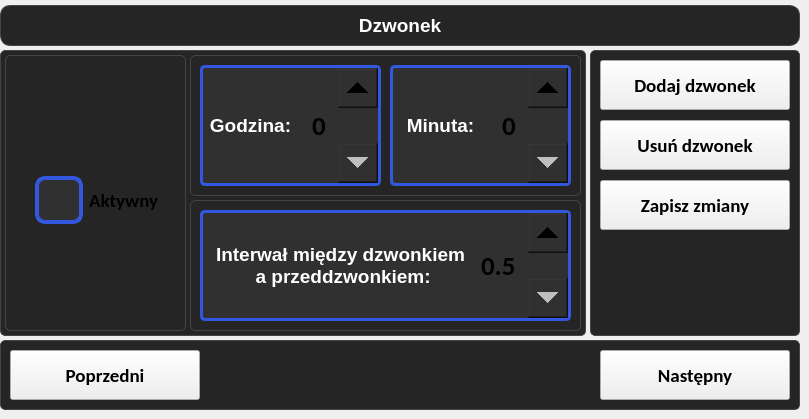
    <widget class="QWidget" name="Schedule">
     <property name="styleSheet">
      <string notr="true">QFrame {
    color: #ffffff; /* Biały tekst */
    background-color: #252525;
    border: 1px solid #454545; /* Szara ramka */
    border-radius: 5px; /* Zaokrąglone rogi */
}
QLabel{
    background-color: #252525;
    border: 1px solid #454545; /* Szara ramka */
    border-radius: 10px; /* Zaokrąglone rogi */
}</string>
     </property>
     <widget class="QLabel" name="lblScheduleIndex">
      <property name="geometry">
       <rect>
        <x>0</x>
        <y>5</y>
        <width>800</width>
        <height>41</height>
       </rect>
      </property>
      <property name="font">
       <font>
        <pointsize>14</pointsize>
        <bold>true</bold>
       </font>
      </property>
      <property name="layoutDirection">
       <enum>Qt::LayoutDirection::LeftToRight</enum>
      </property>
      <property name="autoFillBackground">
       <bool>false</bool>
      </property>
      <property name="frameShape">
       <enum>QFrame::Shape::NoFrame</enum>
      </property>
      <property name="frameShadow">
       <enum>QFrame::Shadow::Plain</enum>
      </property>
      <property name="lineWidth">
       <number>0</number>
      </property>
      <property name="midLineWidth">
       <number>0</number>
      </property>
      <property name="text">
       <string>Dzwonek</string>
      </property>
      <property name="textFormat">
       <enum>Qt::TextFormat::AutoText</enum>
      </property>
      <property name="alignment">
       <set>Qt::AlignmentFlag::AlignCenter</set>
      </property>
     </widget>
     <widget class="QFrame" name="frameBellIndex">
      <property name="geometry">
       <rect>
        <x>0</x>
        <y>340</y>
        <width>800</width>
        <height>70</height>
       </rect>
      </property>
      <property name="frameShape">
       <enum>QFrame::Shape::StyledPanel</enum>
      </property>
      <property name="frameShadow">
       <enum>QFrame::Shadow::Raised</enum>
      </property>
      <widget class="QPushButton" name="btnPrev">
       <property name="geometry">
        <rect>
         <x>10</x>
         <y>10</y>
         <width>190</width>
         <height>50</height>
        </rect>
       </property>
       <property name="minimumSize">
        <size>
         <width>0</width>
         <height>50</height>
        </size>
       </property>
       <property name="font">
        <font>
         <family>Calibri</family>
         <pointsize>14</pointsize>
         <bold>true</bold>
        </font>
       </property>
       <property name="text">
        <string>Poprzedni</string>
       </property>
      </widget>
      <widget class="QPushButton" name="btnNext">
       <property name="geometry">
        <rect>
         <x>600</x>
         <y>10</y>
         <width>190</width>
         <height>50</height>
        </rect>
       </property>
       <property name="minimumSize">
        <size>
         <width>0</width>
         <height>50</height>
        </size>
       </property>
       <property name="font">
        <font>
         <family>Calibri</family>
         <pointsize>14</pointsize>
         <bold>true</bold>
        </font>
       </property>
       <property name="text">
        <string>Następny</string>
       </property>
      </widget>
     </widget>
     <widget class="QFrame" name="frame">
      <property name="geometry">
       <rect>
        <x>590</x>
        <y>50</y>
        <width>210</width>
        <height>286</height>
       </rect>
      </property>
      <property name="frameShape">
       <enum>QFrame::Shape::StyledPanel</enum>
      </property>
      <property name="frameShadow">
       <enum>QFrame::Shadow::Raised</enum>
      </property>
      <widget class="QPushButton" name="btnSaveChanges">
       <property name="geometry">
        <rect>
         <x>10</x>
         <y>130</y>
         <width>190</width>
         <height>50</height>
        </rect>
       </property>
       <property name="minimumSize">
        <size>
         <width>0</width>
         <height>50</height>
        </size>
       </property>
       <property name="font">
        <font>
         <family>Calibri</family>
         <pointsize>14</pointsize>
         <bold>true</bold>
        </font>
       </property>
       <property name="text">
        <string>Zapisz zmiany</string>
       </property>
       <attribute name="buttonGroup">
        <string notr="true">buttonGroup</string>
       </attribute>
      </widget>
      <widget class="QPushButton" name="btnAdd">
       <property name="geometry">
        <rect>
         <x>10</x>
         <y>10</y>
         <width>190</width>
         <height>50</height>
        </rect>
       </property>
       <property name="minimumSize">
        <size>
         <width>0</width>
         <height>50</height>
        </size>
       </property>
       <property name="font">
        <font>
         <family>Calibri</family>
         <pointsize>14</pointsize>
         <bold>true</bold>
        </font>
       </property>
       <property name="text">
        <string>Dodaj dzwonek</string>
       </property>
       <attribute name="buttonGroup">
        <string notr="true">buttonGroup</string>
       </attribute>
      </widget>
      <widget class="QPushButton" name="btnDelete">
       <property name="geometry">
        <rect>
         <x>10</x>
         <y>70</y>
         <width>190</width>
         <height>50</height>
        </rect>
       </property>
       <property name="minimumSize">
        <size>
         <width>0</width>
         <height>50</height>
        </size>
       </property>
       <property name="font">
        <font>
         <family>Calibri</family>
         <pointsize>14</pointsize>
         <bold>true</bold>
        </font>
       </property>
       <property name="text">
        <string>Usuń dzwonek</string>
       </property>
       <attribute name="buttonGroup">
        <string notr="true">buttonGroup</string>
       </attribute>
      </widget>
     </widget>
     <widget class="QFrame" name="frameParameters">
      <property name="geometry">
       <rect>
        <x>0</x>
        <y>50</y>
        <width>586</width>
        <height>286</height>
       </rect>
      </property>
      <property name="styleSheet">
       <string notr="true">QToolButton {
	background-color: rgb(55,55,55);
    color: #ffffff; /* Biały tekst */
    border: 4px solid #3158de;; /* Szara ramka */
    border-radius: 10px; /* Zaokrąglone rogi */
    padding: 0px; /* Wewnętrzne odstępy */
}
QLabel{
 border: 0px solid #3158b3; /* Szara ramka */
 background: #303030;
}</string>
      </property>
      <property name="frameShape">
       <enum>QFrame::Shape::StyledPanel</enum>
      </property>
      <property name="frameShadow">
       <enum>QFrame::Shadow::Raised</enum>
      </property>
      <widget class="QFrame" name="frameHour">
       <property name="geometry">
        <rect>
         <x>190</x>
         <y>5</y>
         <width>391</width>
         <height>141</height>
        </rect>
       </property>
       <property name="styleSheet">
        <string notr="true">QSpinBox
{
    border: 3px solid #3158de;
    padding-right: 8px;
    padding-left: 8px;
    padding-top: 8px;
    padding-bottom: 8px;
    border-radius: 5px; 
	background: #303030;
}

QSpinBox::up-button
{
    width:40px;
    height: 40px;

}

QSpinBox::down-button
{
    width:40px;
    height: 40px;
}
</string>
       </property>
       <property name="frameShape">
        <enum>QFrame::Shape::StyledPanel</enum>
       </property>
       <property name="frameShadow">
        <enum>QFrame::Shadow::Raised</enum>
       </property>
       <widget class="QLabel" name="lblHour">
        <property name="geometry">
         <rect>
          <x>20</x>
          <y>50</y>
          <width>81</width>
          <height>41</height>
         </rect>
        </property>
        <property name="font">
         <font>
          <pointsize>14</pointsize>
          <bold>true</bold>
         </font>
        </property>
        <property name="layoutDirection">
         <enum>Qt::LayoutDirection::LeftToRight</enum>
        </property>
        <property name="autoFillBackground">
         <bool>false</bool>
        </property>
        <property name="styleSheet">
         <string notr="true">QLabel{
 border: 0px solid #3158b3; /* Szara ramka */
}</string>
        </property>
        <property name="frameShape">
         <enum>QFrame::Shape::NoFrame</enum>
        </property>
        <property name="frameShadow">
         <enum>QFrame::Shadow::Plain</enum>
        </property>
        <property name="lineWidth">
         <number>0</number>
        </property>
        <property name="midLineWidth">
         <number>0</number>
        </property>
        <property name="text">
         <string>Godzina:</string>
        </property>
        <property name="textFormat">
         <enum>Qt::TextFormat::AutoText</enum>
        </property>
        <property name="alignment">
         <set>Qt::AlignmentFlag::AlignCenter</set>
        </property>
       </widget>
       <widget class="QLabel" name="lblMinute">
        <property name="geometry">
         <rect>
          <x>210</x>
          <y>50</y>
          <width>81</width>
          <height>41</height>
         </rect>
        </property>
        <property name="font">
         <font>
          <pointsize>14</pointsize>
          <bold>true</bold>
         </font>
        </property>
        <property name="layoutDirection">
         <enum>Qt::LayoutDirection::LeftToRight</enum>
        </property>
        <property name="autoFillBackground">
         <bool>false</bool>
        </property>
        <property name="styleSheet">
         <string notr="true">QLabel{
 border: 0px solid #3158b3; /* Szara ramka */
}</string>
        </property>
        <property name="frameShape">
         <enum>QFrame::Shape::NoFrame</enum>
        </property>
        <property name="frameShadow">
         <enum>QFrame::Shadow::Plain</enum>
        </property>
        <property name="lineWidth">
         <number>0</number>
        </property>
        <property name="midLineWidth">
         <number>0</number>
        </property>
        <property name="text">
         <string>Minuta:</string>
        </property>
        <property name="textFormat">
         <enum>Qt::TextFormat::AutoText</enum>
        </property>
        <property name="alignment">
         <set>Qt::AlignmentFlag::AlignCenter</set>
        </property>
       </widget>
       <widget class="QSpinBox" name="sboxHour">
        <property name="geometry">
         <rect>
          <x>10</x>
          <y>10</y>
          <width>181</width>
          <height>121</height>
         </rect>
        </property>
        <property name="font">
         <font>
          <family>Calibri</family>
          <pointsize>20</pointsize>
          <bold>true</bold>
         </font>
        </property>
        <property name="cursor">
         <cursorShape>BlankCursor</cursorShape>
        </property>
        <property name="focusPolicy">
         <enum>Qt::FocusPolicy::NoFocus</enum>
        </property>
        <property name="contextMenuPolicy">
         <enum>Qt::ContextMenuPolicy::NoContextMenu</enum>
        </property>
        <property name="styleSheet">
         <string notr="true"/>
        </property>
        <property name="wrapping">
         <bool>false</bool>
        </property>
        <property name="frame">
         <bool>false</bool>
        </property>
        <property name="alignment">
         <set>Qt::AlignmentFlag::AlignRight|Qt::AlignmentFlag::AlignTrailing|Qt::AlignmentFlag::AlignVCenter</set>
        </property>
        <property name="buttonSymbols">
         <enum>QAbstractSpinBox::ButtonSymbols::UpDownArrows</enum>
        </property>
        <property name="keyboardTracking">
         <bool>false</bool>
        </property>
        <property name="showGroupSeparator" stdset="0">
         <bool>false</bool>
        </property>
        <property name="maximum">
         <number>23</number>
        </property>
       </widget>
       <widget class="QSpinBox" name="sboxMinute">
        <property name="geometry">
         <rect>
          <x>200</x>
          <y>10</y>
          <width>181</width>
          <height>121</height>
         </rect>
        </property>
        <property name="font">
         <font>
          <family>Calibri</family>
          <pointsize>20</pointsize>
          <bold>true</bold>
         </font>
        </property>
        <property name="cursor">
         <cursorShape>BlankCursor</cursorShape>
        </property>
        <property name="styleSheet">
         <string notr="true"/>
        </property>
        <property name="wrapping">
         <bool>false</bool>
        </property>
        <property name="frame">
         <bool>false</bool>
        </property>
        <property name="alignment">
         <set>Qt::AlignmentFlag::AlignRight|Qt::AlignmentFlag::AlignTrailing|Qt::AlignmentFlag::AlignVCenter</set>
        </property>
        <property name="buttonSymbols">
         <enum>QAbstractSpinBox::ButtonSymbols::UpDownArrows</enum>
        </property>
        <property name="keyboardTracking">
         <bool>false</bool>
        </property>
        <property name="showGroupSeparator" stdset="0">
         <bool>false</bool>
        </property>
        <property name="maximum">
         <number>59</number>
        </property>
       </widget>
       <zorder>sboxHour</zorder>
       <zorder>sboxMinute</zorder>
       <zorder>lblMinute</zorder>
       <zorder>lblHour</zorder>
      </widget>
      <widget class="QFrame" name="frameActive">
       <property name="geometry">
        <rect>
         <x>5</x>
         <y>5</y>
         <width>181</width>
         <height>276</height>
        </rect>
       </property>
       <property name="styleSheet">
        <string notr="true"/>
       </property>
       <property name="frameShape">
        <enum>QFrame::Shape::StyledPanel</enum>
       </property>
       <property name="frameShadow">
        <enum>QFrame::Shadow::Raised</enum>
       </property>
       <widget class="QCheckBox" name="cboxActive">
        <property name="geometry">
         <rect>
          <x>30</x>
          <y>120</y>
          <width>131</width>
          <height>51</height>
         </rect>
        </property>
        <property name="font">
         <font>
          <family>Calibri</family>
          <pointsize>14</pointsize>
          <bold>true</bold>
         </font>
        </property>
        <property name="focusPolicy">
         <enum>Qt::FocusPolicy::NoFocus</enum>
        </property>
        <property name="contextMenuPolicy">
         <enum>Qt::ContextMenuPolicy::NoContextMenu</enum>
        </property>
        <property name="styleSheet">
         <string notr="true">QCheckBox::indicator {
    width: 40px;
    height: 40px;
	border: 4px solid #3158de;
    border-radius: 10px; 
}

QCheckBox::indicator:checked {
    background-color: #6363fc;
 
}

QCheckBox::indicator:unchecked {
    background-color: #303030;

}

QCheckBox{
background-color: #252525;
}


/*
           QCheckBox::indicator {
                width: 40px;
                height: 40px;
border: 4px solid #3158de;
background-color: #202020;
    border-radius: 10px; 
            }
           QCheckBox::indicator :checked{
                width: 40px;
                height: 40px;
border: 4px solid #3158de;
background-color: #202020;
    border-radius: 10px; 
            }
     QCheckBox::indicator :unchecked{
                width: 40px;
                height: 40px;
border: 4px solid #3158de;
background-color: #505050;
    border-radius: 10px; 
            }*/
</string>
        </property>
        <property name="text">
         <string>Aktywny</string>
        </property>
        <property name="checkable">
         <bool>true</bool>
        </property>
        <property name="checked">
         <bool>false</bool>
        </property>
       </widget>
      </widget>
      <widget class="QFrame" name="frameInterval">
       <property name="geometry">
        <rect>
         <x>190</x>
         <y>150</y>
         <width>391</width>
         <height>131</height>
        </rect>
       </property>
       <property name="styleSheet">
        <string notr="true"/>
       </property>
       <property name="frameShape">
        <enum>QFrame::Shape::StyledPanel</enum>
       </property>
       <property name="frameShadow">
        <enum>QFrame::Shadow::Raised</enum>
       </property>
       <widget class="QLabel" name="lblInterval">
        <property name="geometry">
         <rect>
          <x>20</x>
          <y>20</y>
          <width>261</width>
          <height>91</height>
         </rect>
        </property>
        <property name="font">
         <font>
          <pointsize>14</pointsize>
          <bold>true</bold>
         </font>
        </property>
        <property name="layoutDirection">
         <enum>Qt::LayoutDirection::LeftToRight</enum>
        </property>
        <property name="autoFillBackground">
         <bool>false</bool>
        </property>
        <property name="styleSheet">
         <string notr="true"/>
        </property>
        <property name="frameShape">
         <enum>QFrame::Shape::NoFrame</enum>
        </property>
        <property name="frameShadow">
         <enum>QFrame::Shadow::Plain</enum>
        </property>
        <property name="lineWidth">
         <number>0</number>
        </property>
        <property name="midLineWidth">
         <number>0</number>
        </property>
        <property name="text">
         <string>Interwał między dzwonkiem 
 a przeddzwonkiem:</string>
        </property>
        <property name="textFormat">
         <enum>Qt::TextFormat::AutoText</enum>
        </property>
        <property name="alignment">
         <set>Qt::AlignmentFlag::AlignCenter</set>
        </property>
        <property name="wordWrap">
         <bool>true</bool>
        </property>
       </widget>
       <widget class="QDoubleSpinBox" name="sboxInterval">
        <property name="geometry">
         <rect>
          <x>10</x>
          <y>10</y>
          <width>371</width>
          <height>111</height>
         </rect>
        </property>
        <property name="font">
         <font>
          <family>Calibri</family>
          <pointsize>20</pointsize>
          <bold>true</bold>
         </font>
        </property>
        <property name="cursor">
         <cursorShape>BlankCursor</cursorShape>
        </property>
        <property name="focusPolicy">
         <enum>Qt::FocusPolicy::NoFocus</enum>
        </property>
        <property name="contextMenuPolicy">
         <enum>Qt::ContextMenuPolicy::NoContextMenu</enum>
        </property>
        <property name="styleSheet">
         <string notr="true">QDoubleSpinBox
{
    border: 3px solid #3158de;
    padding-right: 8px;
    padding-left: 8px;
    padding-top: 8px;
    padding-bottom: 8px;
    border-radius: 5px; 
	background: #303030;
}

QDoubleSpinBox::up-button
{
    width:40px;
    height: 40px;

}

QDoubleSpinBox::down-button
{
    width:40px;
    height: 40px;
}
</string>
        </property>
        <property name="frame">
         <bool>false</bool>
        </property>
        <property name="alignment">
         <set>Qt::AlignmentFlag::AlignRight|Qt::AlignmentFlag::AlignTrailing|Qt::AlignmentFlag::AlignVCenter</set>
        </property>
        <property name="buttonSymbols">
         <enum>QAbstractSpinBox::ButtonSymbols::UpDownArrows</enum>
        </property>
        <property name="keyboardTracking">
         <bool>false</bool>
        </property>
        <property name="decimals">
         <number>1</number>
        </property>
        <property name="minimum">
         <double>0.500000000000000</double>
        </property>
        <property name="maximum">
         <double>2.000000000000000</double>
        </property>
        <property name="singleStep">
         <double>0.500000000000000</double>
        </property>
       </widget>
       <zorder>sboxInterval</zorder>
       <zorder>lblInterval</zorder>
      </widget>
     </widget>
    </widget>
